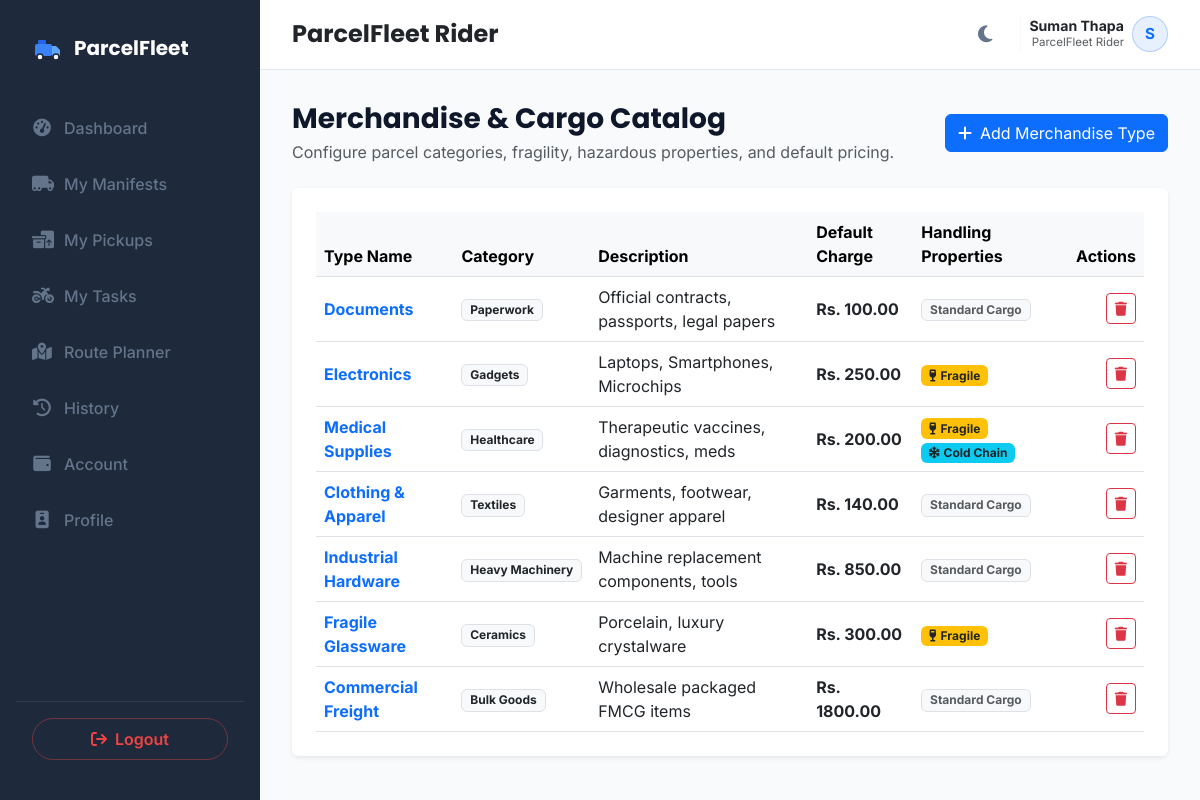
The app's page /admin/merchandise (signed in) with its own data.
### models.py (models this page shows, shortened)
class Driver(db.Model):
    __tablename__ = 'drivers'
    id = db.Column(db.Integer, primary_key=True)
    user_id = db.Column(db.Integer, db.ForeignKey('users.id'), nullable=True)
    name = db.Column(db.String(100), nullable=False)
    phone = db.Column(db.String(20), nullable=False, unique=True)
    email = db.Column(db.String(100), nullable=True, unique=True)
    vehicle_number = db.Column(db.String(50), nullable=False)  # Kept for backward compatibility
    availability = db.Column(db.String(20), default='Available')  # 'Available', 'On Delivery', 'Offline', 'On Break'
    latitude = db.Column(db.Float, nullable=False, default=27.7172)  # Default Kathmandu Coordinates
    longitude = db.Column(db.Float, nullable=False, default=85.3240)
    completed_deliveries = db.Column(db.Integer, default=0)
    average_delivery_time = db.Column(db.Float, default=0.0)  # In minutes
    employee_code = db.Column(db.String(50), unique=True, nullable=True)
    address = db.Column(db.String(255), nullable=True)
    license_number = db.Column(db.String(50), nullable=True)
    license_type = db.Column(db.String(50), default='Bike')  # 'Bike' (Category A), 'Van' (Category B), 'Pickup' (Category C), 'Truck' (Category D)
    license_expiry = db.Column(db.DateTime, nullable=True)
    joining_date = db.Column(db.DateTime, default=datetime.utcnow)
    assigned_vehicle_id = db.Column(db.Integer, db.ForeignKey('vehicles.id'), nullable=True)
    emergency_contact = db.Column(db.String(50), nullable=True)
    status = db.Column(db.String(30), default='Available')  # 'Available', 'Delivering', 'Off Duty', 'On Leave'
    hub_id = db.Column(db.Integer, db.ForeignKey('hubs.id'), nullable=True)
    rating = db.Column(db.Float, default=5.0)
    remarks = db.Column(db.Text, nullable=True)
    total_deliveries = db.Column(db.Integer, default=0)
    successful_deliveries = db.Column(db.Integer, default=0)
    failed_deliveries = db.Column(db.Integer, default=0)
    parcels = db.relationship('Parcel', backref='assigned_driver', foreign_keys="Parcel.assigned_driver_id")
    assignments = db.relationship('Assignment', backref='driver', cascade="all, delete-orphan")

class Merchandise(db.Model):
    __tablename__ = 'merchandise'
    id = db.Column(db.Integer, primary_key=True)
    type = db.Column(db.String(50), nullable=False)  # Documents, Electronics, Clothing, Food Items, Fragile Goods, Medical Supplies, Others
    category = db.Column(db.String(50), nullable=True)
    description = db.Column(db.Text, nullable=True)
    weight = db.Column(db.Float, default=1.0)
    unit = db.Column(db.String(10), default='kg')
    fragile = db.Column(db.Boolean, default=False)
    hazardous = db.Column(db.Boolean, default=False)
    temperature_controlled = db.Column(db.Boolean, default=False)
    default_charge = db.Column(db.Float, default=100.0)
    created_at = db.Column(db.DateTime, default=datetime.utcnow)
    parcels = db.relationship('Parcel', backref='merchandise')

### app.py (the view)
@app.route('/admin/merchandise')
@login_required
def manage_merchandise():
    merchandise_list = Merchandise.query.all()
    return render_template('merchandise.html', active_page='merchandise', merchandise_list=merchandise_list)

### templates/merchandise.html (shortened to what this page needs)
{% extends "base.html" %}
{% block content %}
<div class="container-fluid p-0">
    <div class="d-flex flex-column flex-md-row justify-content-between align-items-md-center mb-4 gap-3">
        <div>
            <h3 class="fw-bold mb-1">Merchandise & Cargo Catalog</h3>
            <p class="text-muted mb-0">Configure parcel categories, fragility, hazardous properties, and default pricing.</p>
        </div>
        <button class="btn btn-primary d-inline-flex align-items-center gap-2" data-bs-toggle="modal" data-bs-target="#addMerchandiseModal">
            <i class="fa-solid fa-plus"></i>
            <span>Add Merchandise Type</span>
        </button>
    </div>
    <div class="card border-0 shadow-sm">
        <div class="card-body p-4">
            <div class="table-responsive">
                <table class="table table-hover align-middle mb-0">
                    <thead class="table-light">
                        <tr>
                            <th>Type Name</th>
                            <th>Category</th>
                            <th>Description</th>
                            <th>Default Charge</th>
                            <th>Handling Properties</th>
                            <th class="text-end">Actions</th>
                        </tr>
                    </thead>
                    <tbody>
                        {% for m in merchandise_list %}
                        <tr>
                            <td><strong class="text-primary">{{ m.type }}</strong></td>
                            <td><span class="badge bg-light text-dark border">{{ m.category or 'General' }}</span></td>
                            <td>{{ m.description or 'N/A' }}</td>
                            <td><strong class="text-dark">Rs. {{ "%.2f"|format(m.default_charge) }}</strong></td>
                            <td>
                                {% if m.fragile %}
                                    <span class="badge bg-warning text-dark me-1"><i class="fa-solid fa-wine-glass me-1"></i>Fragile</span>
                                {% endif %}
                                {% if m.temperature_controlled %}
                                    <span class="badge bg-info text-dark me-1"><i class="fa-solid fa-snowflake me-1"></i>Cold Chain</span>
                                {% endif %}
                                {% if not m.fragile and not m.hazardous and not m.temperature_controlled %}
                                    <span class="badge bg-light text-muted border">Standard Cargo</span>
                                {% endif %}
                            </td>
                            <td class="text-end">
                                <form action="{{ url_for('delete_merchandise', id=m.id) }}" method="POST" class="d-inline" onsubmit="return confirm('Delete {{ m.type }}?');">
                                    <button type="submit" class="btn btn-sm btn-outline-danger"><i class="fa-solid fa-trash"></i></button>
                                </form>
                            </td>
                        </tr>
                        {% else %}
                        <tr>
                            <td colspan="6" class="text-center py-4 text-muted">No merchandise types configured.</td>
                        </tr>
                        {% endfor %}
                    </tbody>
                </table>
            </div>
        </div>
    </div>
</div>
{% endblock %}

### templates/base.html (shortened to what this page needs)
<!DOCTYPE html>
<html lang="en">
<head>
    <link rel="stylesheet" href="https://cdnjs.cloudflare.com/ajax/libs/font-awesome/6.4.0/css/all.min.css">
    <link href="https://cdn.jsdelivr.net/npm/bootstrap@5.3.0/dist/css/bootstrap.min.css" rel="stylesheet">
    <link rel="stylesheet" href="https://unpkg.com/leaflet@1.9.4/dist/leaflet.css" />
    <link rel="stylesheet" href="{{ url_for('static', filename='css/styles.css') }}">
</head>
<body>
    {% if current_user.is_authenticated and not no_layout %}
    <div class="app-container">
        <aside class="sidebar" id="sidebar">
            <div class="brand">
                <span>ParcelFleet</span>
            </div>
            <ul class="sidebar-nav">
                {% if current_user.role == 'admin' %}
                <li class="sidebar-nav-item {% if active_page == 'dashboard' %}active{% endif %}">
                    <a href="{{ url_for('admin_dashboard') }}">
                        <i class="fa-solid fa-chart-line"></i>
                        <span>Admin Dashboard</span>
                    </a>
                </li>
                <li class="sidebar-nav-item {% if active_page == 'hubs' %}active{% endif %}">
                    <a href="{{ url_for('manage_hubs') }}">
                        <i class="fa-solid fa-warehouse"></i>
                        <span>Branches & Hubs</span>
                    </a>
                </li>
                <li class="sidebar-nav-item {% if active_page == 'pricing_rules' %}active{% endif %}">
                    <a href="{{ url_for('pricing_rules') }}">
                        <i class="fa-solid fa-tags"></i>
                        <span>Pricing & Zones</span>
                    </a>
                </li>
                <li class="sidebar-nav-item {% if active_page == 'users' %}active{% endif %}">
                    <a href="{{ url_for('manage_users') }}">
                        <i class="fa-solid fa-users-gear"></i>
                        <span>User Management</span>
                    </a>
                </li>
                <li class="sidebar-nav-item {% if active_page == 'parcels' %}active{% endif %}">
                    <a href="{{ url_for('manage_parcels') }}">
                        <i class="fa-solid fa-boxes-stacked"></i>
                        <span>All Shipments</span>
                    </a>
                </li>
                <li class="sidebar-nav-item {% if active_page == 'manifests' %}active{% endif %}">
                    <a href="{{ url_for('manage_manifests') }}">
                        <i class="fa-solid fa-file-invoice-dollar"></i>
                        <span>Freight Manifests</span>
                    </a>
                </li>
                <li class="sidebar-nav-item {% if active_page == 'delivery_sheets' %}active{% endif %}">
                    <a href="{{ url_for('delivery_sheets') }}">
                        <i class="fa-solid fa-clipboard-list"></i>
                        <span>Delivery Sheets</span>
                    </a>
                </li>
                <li class="sidebar-nav-item {% if active_page == 'vehicles' %}active{% endif %}">
                    <a href="{{ url_for('manage_vehicles') }}">
                        <i class="fa-solid fa-truck"></i>
                        <span>Fleet Vehicles</span>
                    </a>
                </li>
                <li class="sidebar-nav-item {% if active_page == 'drivers' %}active{% endif %}">
                    <a href="{{ url_for('manage_drivers') }}">
                        <i class="fa-solid fa-motorcycle"></i>
                        <span>Drivers / Fleet</span>
                    </a>
                </li>
                <li class="sidebar-nav-item {% if active_page == 'cod_reconciliation' %}active{% endif %}">
                    <a href="{{ url_for('cod_reconciliation') }}">
                        <i class="fa-solid fa-hand-holding-dollar"></i>
                        <span>COD Reconciliation</span>
                    </a>
                </li>
                <li class="sidebar-nav-item {% if active_page == 'reports' %}active{% endif %}">
                    <a href="{{ url_for('view_reports') }}">
                        <i class="fa-solid fa-chart-pie"></i>
                        <span>Financial Reports</span>
                    </a>
                </li>
                <li class="sidebar-nav-item {% if active_page == 'company_settings' %}active{% endif %}">
                    <a href="{{ url_for('company_settings') }}">
                        <i class="fa-solid fa-sliders"></i>
                        <span>Company Settings</span>
                    </a>
                </li>
                {% elif current_user.role == 'driver' %}
                <li class="sidebar-nav-item {% if active_page == 'driver_dashboard' %}active{% endif %}">
                    <a href="{{ url_for('driver_dashboard') }}">
                        <i class="fa-solid fa-gauge-high"></i>
                        <span>Dashboard</span>
                    </a>
                </li>
                <li class="sidebar-nav-item {% if active_page == 'driver_manifests' %}active{% endif %}">
                    <a href="{{ url_for('driver_manifests') }}">
                        <i class="fa-solid fa-truck-moving"></i>
                        <span>My Manifests</span>
                    </a>
                </li>
                <li class="sidebar-nav-item {% if active_page == 'driver_pickups' %}active{% endif %}">
                    <a href="{{ url_for('driver_pickups') }}">
                        <i class="fa-solid fa-boxes-packing"></i>
                        <span>My Pickups</span>
                    </a>
                </li>
                <li class="sidebar-nav-item {% if active_page == 'driver_tasks' %}active{% endif %}">
                    <a href="{{ url_for('driver_tasks') }}">
                        <i class="fa-solid fa-motorcycle"></i>
                        <span>My Tasks</span>
                    </a>
                </li>
                <li class="sidebar-nav-item {% if active_page == 'driver_route_planner' %}active{% endif %}">
                    <a href="{{ url_for('driver_route_planner') }}">
                        <i class="fa-solid fa-map-location-dot"></i>
                        <span>Route Planner</span>
                    </a>
                </li>
                <li class="sidebar-nav-item {% if active_page == 'driver_history' %}active{% endif %}">
                    <a href="{{ url_for('driver_history') }}">
                        <i class="fa-solid fa-clock-rotate-left"></i>
                        <span>History</span>
                    </a>
                </li>
                <li class="sidebar-nav-item {% if active_page == 'driver_account' %}active{% endif %}">
                    <a href="{{ url_for('driver_account') }}">
                        <i class="fa-solid fa-wallet"></i>
                        <span>Account</span>
                    </a>
                </li>
                <li class="sidebar-nav-item {% if active_page == 'driver_profile' %}active{% endif %}">
                    <a href="{{ url_for('driver_profile') }}">
                        <i class="fa-solid fa-id-badge"></i>
                        <span>Profile</span>
                    </a>
                </li>
                {% endif %}
            </ul>
            {% if current_user.role == 'driver' %}
            <div class="p-3 mt-auto border-top border-secondary border-opacity-25">
                <a href="{{ url_for('logout') }}" class="btn btn-outline-danger w-100 d-flex align-items-center justify-content-center gap-2 rounded-pill py-2" style="border-color: rgba(239, 68, 68, 0.4); color: #EF4444; font-weight: 600;">
                    <i class="fa-solid fa-arrow-right-from-bracket"></i>
                    <span>Logout</span>
                </a>
            </div>
            {% endif %}
        </aside>
        <main class="main-viewport">
            <header class="header-bar">
                <div class="d-flex align-items-center gap-3">
                    {% if current_user.role == 'driver' %}
                    <h4 class="mb-0 text-dark fw-bold">ParcelFleet Rider</h4>
                    {% else %}
                    <h4 class="mb-0 text-capitalize text-dark fw-bold">{% block page_title %}{{ active_page }}{% endblock %}</h4>
                    {% endif %}
                </div>
                <div class="header-actions">
                    <button class="theme-toggle-btn" id="themeToggle" onclick="toggleThemeMode()">
                        <i class="fa-solid fa-moon" id="themeIcon"></i>
                    </button>
                    {% if current_user.role == 'driver' %}
                    <div class="d-flex align-items-center gap-2 ps-2 border-start border-light">
                        <div class="text-end d-none d-sm-block">
                            <div class="fw-bold text-dark" style="font-size: 0.88rem; line-height: 1.1;">{{ current_user.driver_profile.name if current_user.driver_profile else current_user.username }}</div>
                            <div class="text-muted" style="font-size: 0.72rem;">ParcelFleet Rider</div>
                        </div>
                        <div class="rounded-circle bg-primary bg-opacity-10 text-primary d-flex align-items-center justify-content-center fw-bold" style="width: 36px; height: 36px; font-size: 0.95rem; border: 1.5px solid rgba(59, 130, 246, 0.3);">
                            {{ (current_user.driver_profile.name[0] if (current_user.driver_profile and current_user.driver_profile.name) else current_user.username[0]).upper() }}
                        </div>
                    </div>
                    {% endif %}
                </div>
            </header>
            <section class="main-content">
                {% block content %}{% endblock %}
            </section>
        </main>
    </div>
    {% endif %}
</body>
</html>

### records on screen
Driver: driver_profile "Suman Thapa", name "S"
Merchandise: type "Documents", category "Paperwork", description "Official contracts, passports, legal papers", default_charge "100.00", fragile "Standard Cargo"
Merchandise: type "Electronics", category "Gadgets", description "Laptops, Smartphones, Microchips", default_charge "250.00", fragile True (drawn)
Merchandise: type "Medical Supplies", category "Healthcare", description "Therapeutic vaccines, diagnostics, meds", default_charge "200.00", fragile True (drawn), temperature_controlled True (drawn)
Merchandise: type "Clothing & Apparel", category "Textiles", description "Garments, footwear, designer apparel", default_charge "140.00", fragile "Standard Cargo"
Merchandise: type "Industrial Hardware", category "Heavy Machinery", description "Machine replacement components, tools", default_charge "850.00", fragile "Standard Cargo"
Merchandise: type "Fragile Glassware", category "Ceramics", description "Porcelain, luxury crystalware", default_charge "300.00", fragile True (drawn)
Merchandise: type "Commercial Freight", category "Bulk Goods", description "Wholesale packaged FMCG items", default_charge "1800.00", fragile "Standard Cargo"
